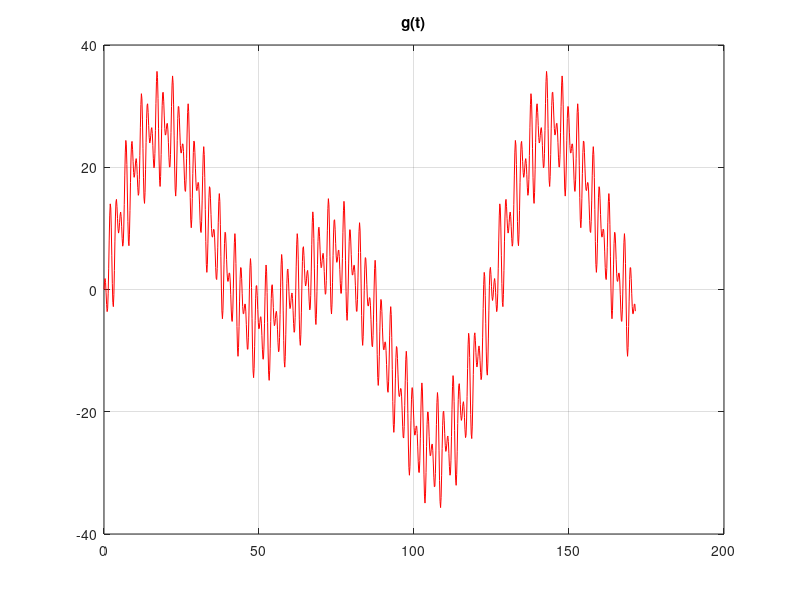
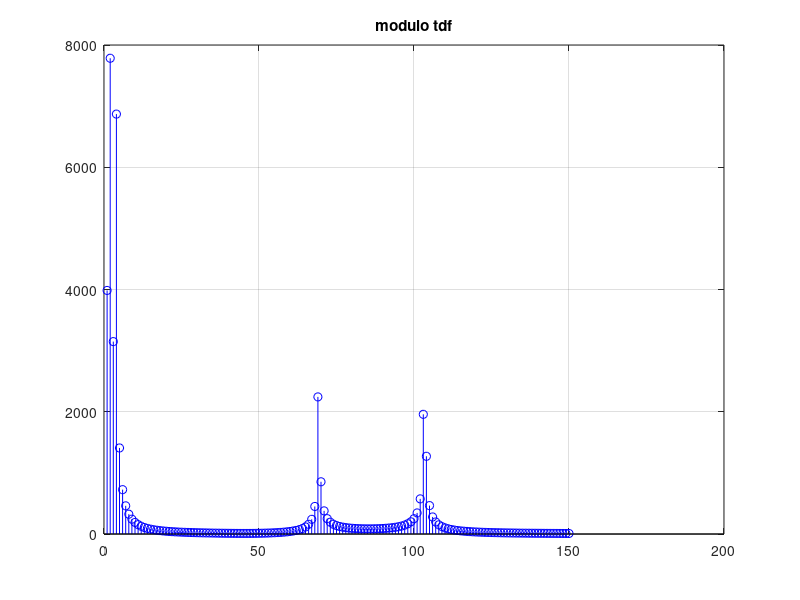
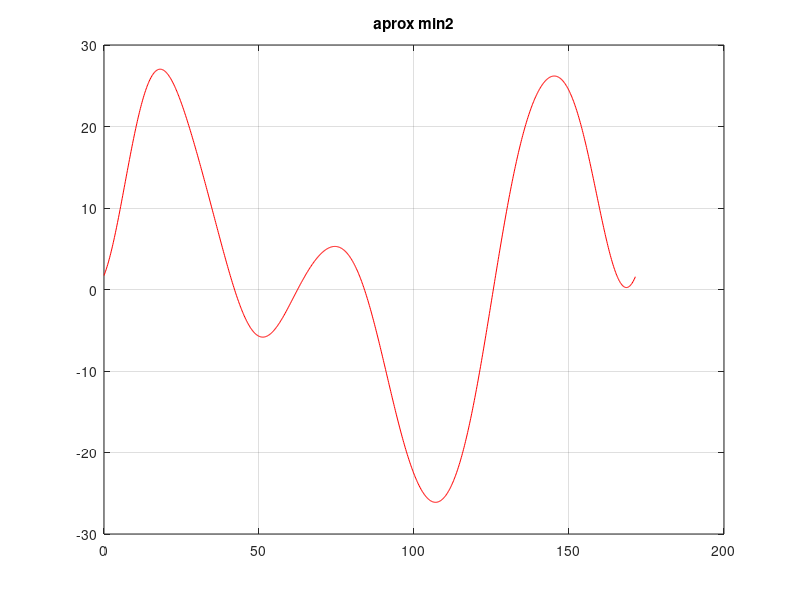
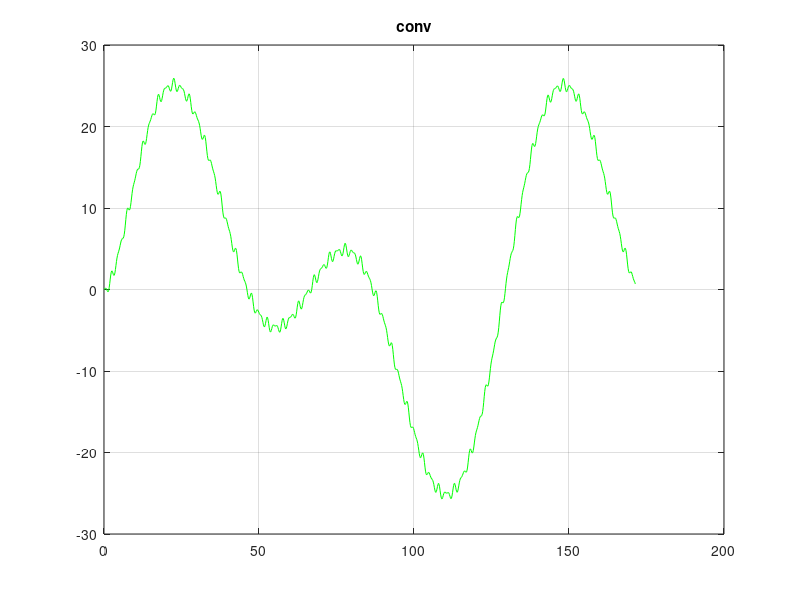

Recreate these plots in MATLAB, in order.


function parcial2
    clc,clear
    Dt = 0.16755;
    A1 = 1/4;

    g = load("parcial_2_3k10_2023.txt");
    N = length(g);

    % f discreta

    for j=1:N
        t(j) = (j-1)*Dt;
    endfor

    figure(1)
    plot(t,g,'r-')
    grid on
    title('g(t)')

    tg_max = 0;
    g_max = 0;
    for j=1:N/3
        if g(j) > g_max
            tg_max = t(j);
            g_max = g(j);
        endif
    endfor
    tg_max,g_max

    % tdf

    G_tdf = fft(g,N);

    for k=1:N
        G_tdf_mod(k) = abs(G_tdf(k));
    endfor

    G_tdf_MAX = max(G_tdf_mod)

    figure(2)
    stem(G_tdf_mod(1:150),'bo-')
    grid on
    title('modulo tdf')

    G_tdf_kc=0;
    kc=0;
    for k=1:10
        if G_tdf_mod(k) > (0.05 * G_tdf_MAX)
            G_tdf_kc = G_tdf_mod(k);
            kc = k;
        endif
    endfor
    G_tdf_kc,kc

    % min2
    m=kc;
    Tp = Dt*N;
    Dw = (2*pi)/Tp;
    w0 = (2*pi)/N;

    FI = zeros(N,m*2+1);

    FI(:, 1) = 1;
    for k=1:m
        for j=1:N
            FI(j,2*k)=cos(k*w0*(j-1));
            FI(j,2*k+1)=sin(k*w0*(j-1));
        endfor
    endfor

    D = diag(diag(FI'*FI));
    b = FI' * g;

    a=zeros(m*2+1,1);
    for k = 1:(2 * m) + 1
        a(k, 1) = b(k) / D(k, k);
    end

    Pa = FI*a;

    tPa_max=0;
    Pa_max=0;
    for i=1:(N/3)
        if(Pa(i)>Pa_max)
            Pa_max = Pa(i);
            tPa_max = t(i);
        endif
    endfor
    tPa_max,Pa_max

    figure(3)
    plot(t,Pa,'r-')
    grid on
    title('aprox min2')

    % convolucion

    Tp = Dt*N;
    Dw = (2*pi)/Tp;
    p=kc*Dw;

    for i=1:N
        hn(i)=A1*exp((-p)*t(i));
    endfor
    yc=Dt*conv(hn,g);

    figure(4)
    plot(t,yc(1:N),'g')
    grid on
    title('conv')

    tyc_max=0;
    yc_max=0;
    for j=1:N/3
        if yc(j) > yc_max
            tyc_max = t(j);
            yc_max = yc(j);
        endif
    endfor
    tyc_max,yc_max

    % grafica en conjunto

    figure(5)
    plot(t,g,'r',t,yc(1:N),'g',t,Pa,'b')
    grid on
    title('comparaciòn')


endfunction
